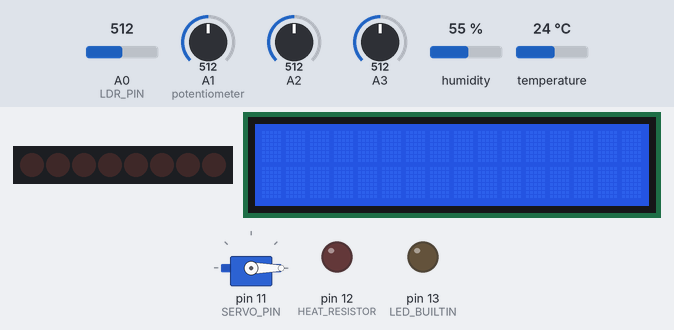
A sketch run on a simulated Arduino Uno, built with avr-gcc and run on an emulated ATmega328P. Parts: 8 shift-register outputs drawn as a row of LEDs (first output left, lit = HIGH), 16×2 character LCD, servo, output pins drawn as LEDs (lit = HIGH). Wiring (from diagram.json): shift register (74HC595): data pin 2; shift clock pin 3; latch pin 4; row of LEDs: on Q0, Q1, Q2, Q3, Q4, Q5, Q6, Q7. The inputs (shaded band) are chosen by the test bench; at power-on: A0 (LDR_PIN) = 512, A1 (potentiometer) = 512, A2 = 512, A3 = 512, humidity 55 %, temperature 24 °C. Pins used as bus, display or sensor lines are not drawn; what the sketch prints to the serial monitor is not drawn.

Above: at 1.2 s.
1.3 s: A0 (LDR_PIN) set to 174
4.3 s: A0 (LDR_PIN) set to 143
At 7.0 s:
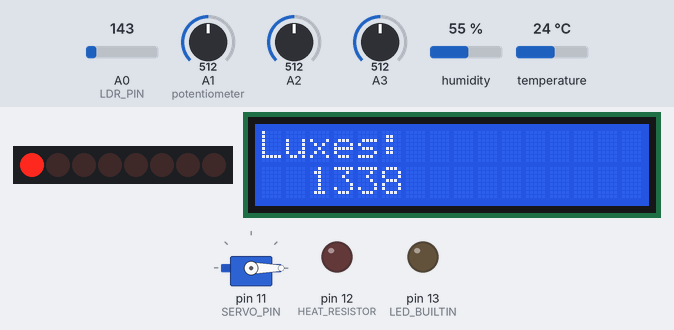
7.3 s: A1 (potentiometer) set to 716
At 9.5 s:
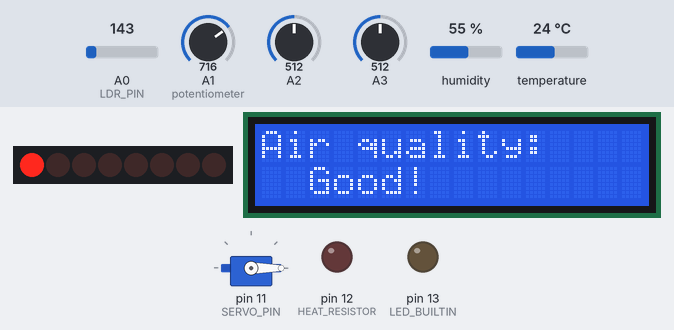
10.3 s: A0 (LDR_PIN) set to 613
At 12.7 s:
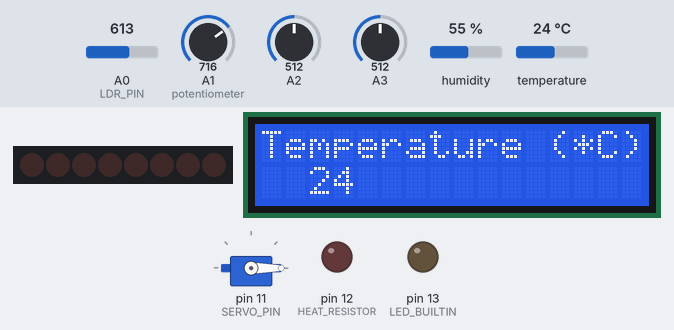
13.3 s: A0 (LDR_PIN) set to 646
At 14.7 s:
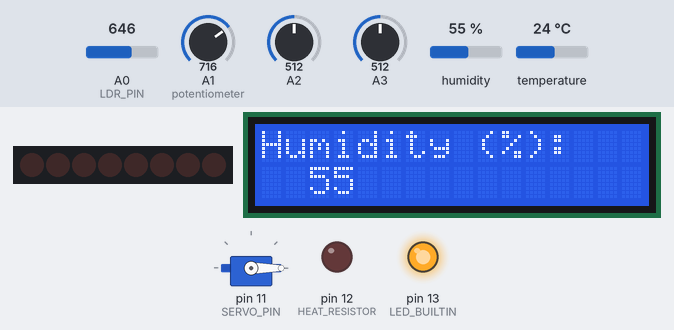
16.3 s: A1 (potentiometer) set to 522
19.3 s: A1 (potentiometer) set to 500
At 29.2 s:
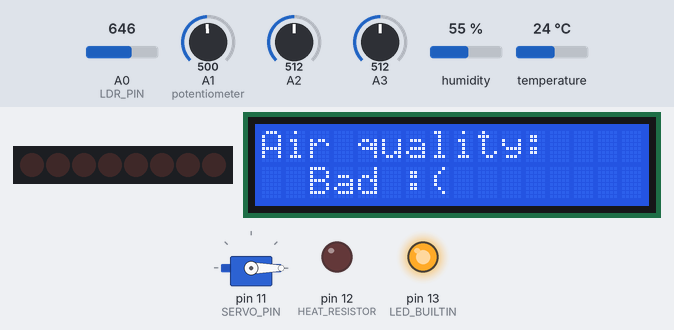
Timing chart, 0 to 30.7 s (numbered marks = the images above; inputs shaded):
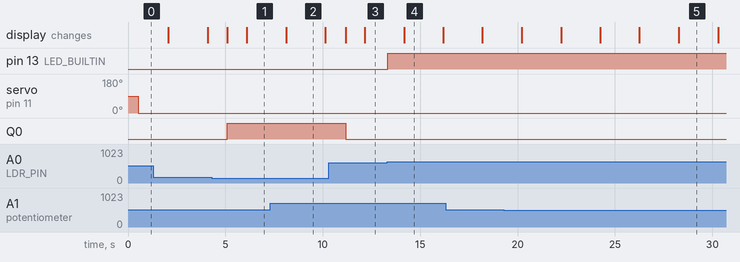

Measured:
- the behaviour switches between 160 and 159 on A0 (LDR_PIN) (found by bisection; images 0 and 1)
- the behaviour switches between 629 and 630 on A0 (LDR_PIN) (found by bisection; images 3 and 4)
- the behaviour switches between 516 and 515 on A1 (potentiometer) (found by bisection; images 4 and 5)
- after the input at 4.3 s, the display: first changes after 0.78 s (image 1 shows a later state)
- after the input at 7.3 s, the display: changes after 0.82 s (image 2)
- after the input at 10.3 s, the display: first changes after 0.89 s (image 3 shows a later state)
- after the input at 13.3 s, pin 13 (LED_BUILTIN): LOW → HIGH at once
- after the input at 19.3 s, the display: first differs from a run without the input after 9.0 s (image 5)

The sketch:

sketch.ino
```cpp
#include <SimpleDHT.h>
#include <LiquidCrystal_I2C.h>
#include <Servo.h>

#define SERVO_PIN 11
#define SENSORHT 7
#define HEAT_RESISTOR 12
int LDR_PIN = A0;

SimpleDHT22 sensorht;
LiquidCrystal_I2C lcd(0x27, 16, 2); // I2C address 0x27, 16 column and 2 rows
Servo myservo;  // create servo object to control a servo


// LDR Characteristics
const float GAMMA = 0.7;
const float RL10 = 50;

// Function prototypes
void printLCD(String name, int number = -1, int delayMS = 0, String text = "none");
void updateSensorData();
int getLux();
String getAirQuality();
String getWindDirection();

// Variables to avoid blocking the system
unsigned long previousMillisDisplay = 0;
unsigned long previousMillisTemperature = 0;
unsigned long previousMillisLEDs = 0;
const long displayInterval = 2000; // Screen change interval (in milliseconds)
const long deltaTemperatureInterval = 500; //This is how fast the temperature will be changing when applying hot/cold to the batteries
const long deltaLedIndicatorInterval = 1000; //This is how fast the LED indicator for temperature will be updated
int currentDisplay = 0;
byte lastTemperature = 0;
byte lastHumidity = 0;
int lastLux = 0;
String lastAirQuality = "";
String lastWindDirection = "";
int lastPos = 0;    // variable to store the servo position
int currentBatteryTemp = 10;
String batteryAction = "NONE"; //The action to the batteries can be HEAT, NONE, COOL
int servoPos = 0;

// The 74HC595 uses a type of serial connection called SPI (Serial Peripheral Interface) that requires three pins:
int datapin = 2;
int clockpin = 3;
int latchpin = 4;

// We'll also declare a global variable for the data we're
// sending to the shift register:
byte data = 0;

/* Hysteresis diagram --> Level 0: Heat battery, Level 1: Do nothing, Level 2: Cool Battery
 *
 *
 *   level
 *   ^
 *   |
 * 4_|
 *   |
 *   |
 *   |
 * 3_|
 *   |
 *   |
 *   |
 * 2_|. . . . . . . . __________
 *   |                |  |
 *   |                v  ^
 *   |                |  |
 * 1_|. . .___________|__|
 *   |     |  |       .  .
 *   |     v  ^       .  .
 *   |     |  |       .  .
 * 0_|_____|__|______________________________________|  temperature in centigrades
 *         |  |       |  |
 *         5  10     45  50
 *
 */

struct threshold {
    unsigned int low;
    unsigned int high;
    unsigned int level;
};

// number os thresholds
const int NB_THRESHOLDS = 2;

// definition of the thresholds
const struct threshold thresholds[NB_THRESHOLDS] = {
    {5, 10, 1},   // low, high, level
    {45, 50, 2}
};

// Hysteresis function (inspiration from https://github.com/lille-boy/hysteresis/blob/master/hysteresis.c)
unsigned int hysteresis(unsigned int input_temp) {
    static unsigned int current_level = 0;
    static unsigned int prev_temp = 0;

    if (input_temp >= prev_temp) {
        // Ascending - use high threshold
        for (int i = 0; i < NB_THRESHOLDS; i++) {
            if (input_temp >= thresholds[i].high && thresholds[i].level > current_level) {
                current_level = thresholds[i].level;
            }
        }
    } else {
        // Descending - use low threshold
        for (int i = NB_THRESHOLDS - 1; i >= 0; i--) {
            if (current_level == thresholds[i].level && input_temp <= thresholds[i].low) {
                current_level = thresholds[i].level - 1;
                break;
            }
        }
    }

    prev_temp = input_temp;
    return current_level;
}

void clearSerialMonitor() {
  for (int i = 0; i < 50; i++) {
    Serial.println();
  }
}

void shiftWrite(int desiredPin, boolean desiredState){

// This function lets you make the shift register outputs
// HIGH or LOW in exactly the same way that you use digitalWrite().

  bitWrite(data,desiredPin,desiredState); //Change desired bit to 0 or 1 in "data"

  // Now we'll actually send that data to the shift register.
  // The shiftOut() function does all the hard work of
  // manipulating the data and clock pins to move the data
  // into the shift register:

  shiftOut(datapin, clockpin, MSBFIRST, data); //Send "data" to the shift register

  //Toggle the latchPin to make "data" appear at the outputs
  digitalWrite(latchpin, HIGH);
  digitalWrite(latchpin, LOW);
}

/*

   _____ ______ _______ _    _ _____
  / ____|  ____|__   __| |  | |  __ \
 | (___ | |__     | |  | |  | | |__) |
  \___ \|  __|    | |  | |  | |  ___/
  ____) | |____   | |  | |__| | |
 |_____/|______|  |_|   \____/|_|


*/

void setup() {
  //------- DHT22 setup -------
  pinMode(SENSORHT, INPUT);
  Serial.println("DHT22 started!");

  //------- LCD setup ----------
  lcd.init(); // initialize the lcd
  lcd.backlight();

  //------- LDR setup -------
  pinMode(LDR_PIN, INPUT);

  //------- Servo for cooling -----
  myservo.attach(SERVO_PIN);  // attaches the servo on pin 9 to the servo object


  //built-in led
  pinMode(LED_BUILTIN, OUTPUT);

  //heat resistor led
  pinMode(HEAT_RESISTOR, OUTPUT);

  // initialize 74HC595 pins
  pinMode(datapin, OUTPUT);
  pinMode(clockpin, OUTPUT);
  pinMode(latchpin, OUTPUT);


  Serial.begin(9600);
}


/*


  _      ____   ____  _____
 | |    / __ \ / __ \|  __ \
 | |   | |  | | |  | | |__) |
 | |   | |  | | |  | |  ___/
 | |___| |__| | |__| | |
 |______\____/ \____/|_|


*/

void loop() {
  unsigned long currentMillis = millis();

  // Update sensors continuously
  updateSensorData();

  // Update the display in a non-blocking way
  if (currentMillis - previousMillisDisplay >= displayInterval || batteryAction != "NONE") {
    previousMillisDisplay = currentMillis;

    if(batteryAction == "NONE"){
      switch(currentDisplay) {
      case 0:
        printLCD("Temperature (*C):", (int)lastTemperature);
        break;
      case 1:
        printLCD("Humidity (%):", (int)lastHumidity);
        break;
      case 2:
        printLCD("Luxes:", lastLux);
        break;
      case 3:
        printLCD("Air quality: ", -1, 0, lastAirQuality);
        break;
      case 4:
        printLCD("Wind Direction: ", -1, 0, lastWindDirection);
        break;
      }

    }else{
      printLCD("Battery Action!: ", -1, 0, batteryAction);
    }

    currentDisplay = (currentDisplay + 1) % 5; // Show the next param in the screen

  }

  if (currentMillis - previousMillisLEDs >= deltaLedIndicatorInterval) {
    previousMillisLEDs = currentMillis;
    updateLedIndicator();
  }

  // This part of the code is the one in charge of managing the actions of the hysteresis
  if(currentMillis - previousMillisTemperature >= deltaTemperatureInterval){
    previousMillisTemperature = currentMillis;

    if(currentBatteryTemp != (int)lastTemperature && abs(currentBatteryTemp - (int)lastTemperature)  > 0.5){
      unsigned int currentLevel = hysteresis((int)currentBatteryTemp);

      if(currentLevel == 1){ // the battery does not need action
        batteryAction = "NONE";
        myservo.write(-90);
        digitalWrite(HEAT_RESISTOR, LOW);
        if(currentBatteryTemp - (int)lastTemperature < 0){
        currentBatteryTemp += 1;
        }else{
          currentBatteryTemp -= 1;
        }
      }

      if(currentLevel == 2){ // the battery needs cooling
        batteryAction = "COOL";
        myservo.write(90);
        currentBatteryTemp -= 1;
      }

      if(currentLevel == 0){ // the battery needs heat
        batteryAction = "HEAT";
        digitalWrite(HEAT_RESISTOR, HIGH);
        currentBatteryTemp += 1;
      }

      // emulating a clear log to read better
      clearSerialMonitor();

      Serial.println("----------------------------------------------------------");
      Serial.println("Ambient Temperature: " + String((int)lastTemperature));
      Serial.println("Battery Current Temperature: " + String(currentBatteryTemp));
      Serial.println("Current Action: " + batteryAction);
      Serial.println("----------------------------------------------------------");

    }

  }

  //day/night indicator (led ON when night)
  (lastLux > 50) ? digitalWrite(LED_BUILTIN, LOW) : digitalWrite(LED_BUILTIN, HIGH);
}

void updateSensorData() {
  //------- DHT22 data reading ----------
  byte temperature = 0;
  byte humidity = 0;
  byte data[40] = {0};
  if(!sensorht.read(SENSORHT, &temperature, &humidity, data)) {
    lastTemperature = temperature;
    lastHumidity = humidity;
  }

  // Update other sensors
  lastLux = getLux();
  lastAirQuality = getAirQuality();
  lastWindDirection = getWindDirection();
}

// printLCD without delay
void printLCD(String name, int number = -1, int delayMS = 0, String text = "none"){
  lcd.clear();
  lcd.setCursor(0, 0);
  lcd.print(name);
  lcd.setCursor(2, 1);
  if(number != -1)
    lcd.print(number);
  else
    lcd.print(text);
}

int getLux(){
  int analogValue = analogRead(A0);
  float voltage = analogValue / 1024. * 5;
  float resistance = 2000 * voltage / (1 - voltage / 5);
  float lux = pow(RL10 * 1e3 * pow(10, GAMMA) / resistance, (1 / GAMMA));
  return lux;
}

String getAirQuality(){
  int analogValue = analogRead(A1);
  if(analogValue > 515)
    return "Good!";
  else
    return "Bad :(";
}

String getWindDirection(){
  int y = analogRead(A2);
  int x = analogRead(A3);
  const int DEADZONE = 100;
  int centerX = 512;
  int centerY = 512;

  if (abs(x - centerX) < DEADZONE && abs(y - centerY) < DEADZONE) {
    return "no wind";
  }

  if (abs(x - centerX) > abs(y - centerY)) {
    if (x > centerX + DEADZONE) return "West";
    if (x < centerX - DEADZONE) return "East";
  } else {
    if (y > centerY + DEADZONE) return "North";
    if (y < centerY - DEADZONE) return "South";
  }

  return "wind error";
}

void updateLedIndicator(){
  // constrain the value before mapping
  int constrainedLux = constrain(lastLux, 0, 10000);
  // map to 0-8 because we have 8 leds
  int ledsToTurnOn = map(constrainedLux, 0, 10000, 0, 9);
  // avois getting out of range
  ledsToTurnOn = constrain(ledsToTurnOn, 0, 8);
  // Turn on the necessary LEDs
  for (int i = 0; i < ledsToTurnOn; i++) {
    shiftWrite(i, HIGH);
  }
  // Turn off the rest
  for (int i = ledsToTurnOn; i < 8; i++) {
    shiftWrite(i, LOW);
  }
}
```
